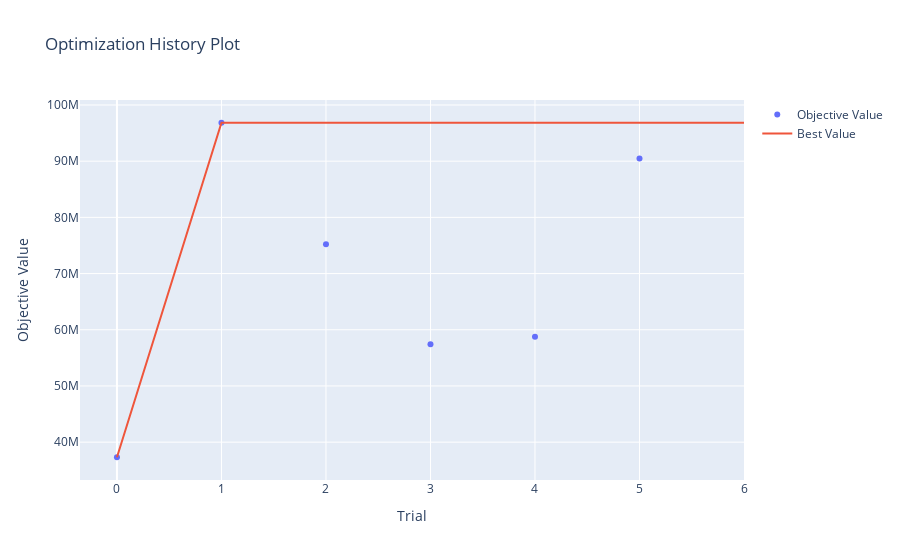

Notebook cell for this chart:
### Code cell
optuna.visualization.plot_optimization_history(study)

### Figure 1 — Plotly figure (JSON) as saved in the notebook; plotly's stock layout.template omitted (floating-point values rounded to 4 significant figures)
{"data": [{"mode": "markers", "name": "Objective Value", "type": "scatter", "x": [0, 1, 2, 3, 4, 5], "y": [37310000.0, 96838000, 75230000.0, 57428000, 58750000.0, 90470000.0]}, {"mode": "lines", "name": "Best Value", "type": "scatter", "x": [0, 1, 2, 3, 4, 5, 6], "y": [37310000.0, 96838000, 96838000, 96838000, 96838000, 96838000, 96838000]}, {"marker": {"color": "#cccccc"}, "mode": "markers", "name": "Infeasible Trial", "showlegend": false, "type": "scatter", "x": [], "y": []}], "layout": {"title": {"text": "Optimization History Plot"}, "xaxis": {"title": {"text": "Trial"}}, "yaxis": {"title": {"text": "Objective Value"}}}}
